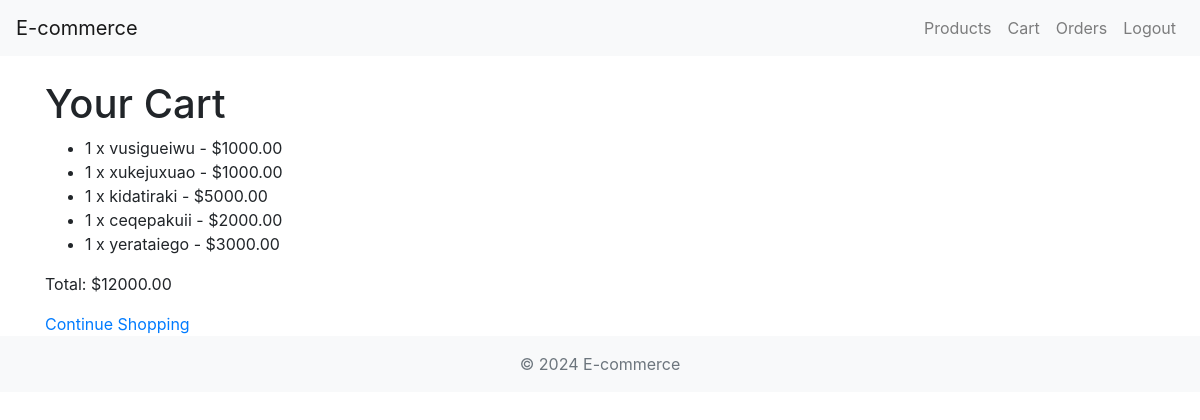
The page /store/cart/ (signed in) on the database as committed earlier.
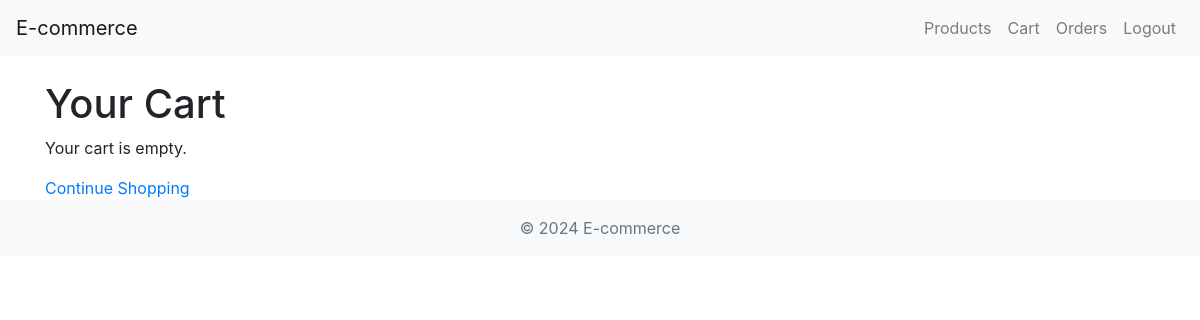
The same page on the database as committed later.
### store/models.py (models this page shows, shortened)
class CartItem(models.Model):
    cart = models.ForeignKey(Cart, on_delete=models.CASCADE, related_name='items')
    product = models.ForeignKey(Product, on_delete=models.CASCADE)
    quantity = models.PositiveIntegerField(default=1)

class Product(models.Model):
    category = models.CharField(max_length=32)
    name = models.CharField(max_length=200)
    description = models.TextField()
    image = models.ImageField(upload_to='product_images/', null=True, blank=True, storage=non_locking_storage)
    image1 = models.ImageField(upload_to='product_images/', null=True, blank=True,storage=non_locking_storage)
    image2 = models.ImageField(upload_to='product_images/', null=True, blank=True,storage=non_locking_storage)
    image3 = models.ImageField(upload_to='product_images/', null=True, blank=True,storage=non_locking_storage)
    delivery = models.CharField(max_length=32)
    price = models.DecimalField(max_digits=10, decimal_places=2)
    stock = models.IntegerField()
    available = models.BooleanField()

### store/views.py (the view)
# urls.py: path('cart/', cart_detail, name='cart_detail'),
@login_required
def cart_detail(request):
    cart, created = Cart.objects.get_or_create(user=request.user)
    total = sum(item.product.price * item.quantity for item in cart.items.all())
    return render(request, 'store/cart_detail.html', {'cart': cart, 'total': total})

### store/templates/store/cart_detail.html (shortened to what this page needs)
{% extends 'store/base.html' %}
{% block content %}
    <h1>Your Cart</h1>
    {% if cart.items.exists %}
        <ul>
            {% for item in cart.items.all %}
                <li>{{ item.quantity }} x {{ item.product.name }} - ${{ item.product.price }}</li>
            {% endfor %}
        </ul>
        <p>Total: ${{ total|floatformat:2 }}</p>
    {% else %}
        <p>Your cart is empty.</p>
    {% endif %}
    <a href="{% url 'product_list' %}">Continue Shopping</a>
{% endblock %}

### store/templates/store/base.html (shortened to what this page needs)
<!DOCTYPE html>
<html lang="en">
<head>
    <link href="https://stackpath.bootstrapcdn.com/bootstrap/4.5.2/css/bootstrap.min.css" rel="stylesheet">
</head>
<body>
    <nav class="navbar navbar-expand-lg navbar-light bg-light">
        <a class="navbar-brand" href="{% url 'product_list' %}">E-commerce</a>
        <div class="collapse navbar-collapse" id="navbarNav">
            <ul class="navbar-nav ml-auto">
                <li class="nav-item">
                    <a class="nav-link" href="{% url 'product_list' %}">Products</a>
                </li>
                <li class="nav-item">
                    <a class="nav-link" href="{% url 'cart_detail' %}">Cart</a>
                </li>
                {% if user.is_authenticated %}
                    <li class="nav-item">
                        <a class="nav-link" href="{% url 'order_list' %}">Orders</a>
                    </li>
                    <li class="nav-item">
                        <a class="nav-link" href="{% url 'logout' %}">Logout</a>
                    </li>
                {% endif %}
            </ul>
        </div>
    </nav>
    <div class="container mt-4">
        {% block content %}{% endblock %}
    </div>
    <footer class="footer mt-auto py-3 bg-light">
        <div class="container text-center">
            <span class="text-muted">© 2024 E-commerce</span>
        </div>
    </footer>
</body>
</html>

Rows that differ between the two databases and show on the page:
removed CartItem: quantity "1", product.name "vusigueiwu", product.price "1000.00"
removed CartItem: quantity "1", product.name "xukejuxuao", product.price "1000.00"
removed CartItem: quantity "1", product.name "kidatiraki", product.price "5000.00"
removed CartItem: quantity "1", product.name "ceqepakuii", product.price "2000.00"
removed CartItem: quantity "1", product.name "yerataiego", product.price "3000.00"
Other text that changed with them:
{{ total|floatformat:2 }}: "12000.00" → (not shown)
text no longer shown: "Total: $"
text now shown: "Your cart is empty."
